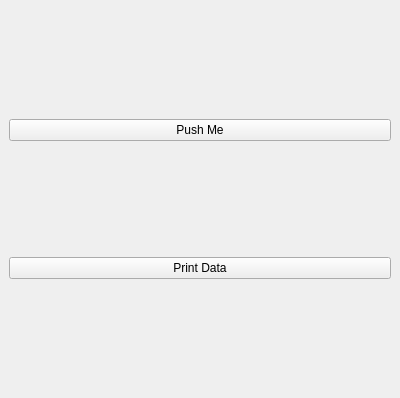
<?xml version="1.0" encoding="UTF-8"?>
<ui version="4.0">
 <class>MainWindow</class>
 <widget class="QMainWindow" name="MainWindow">
  <property name="geometry">
   <rect>
    <x>0</x>
    <y>0</y>
    <width>400</width>
    <height>398</height>
   </rect>
  </property>
  <property name="windowTitle">
   <string>MainWindow</string>
  </property>
  <widget class="QWidget" name="centralwidget">
   <layout class="QGridLayout" name="gridLayout">
    <item row="0" column="0">
     <widget class="QPushButton" name="Button1">
      <property name="text">
       <string>Push Me</string>
      </property>
     </widget>
    </item>
    <item row="1" column="0">
     <widget class="QPushButton" name="PrintDataButton">
      <property name="text">
       <string>Print Data</string>
      </property>
     </widget>
    </item>
   </layout>
  </widget>
 </widget>
 <resources/>
 <connections/>
</ui>
